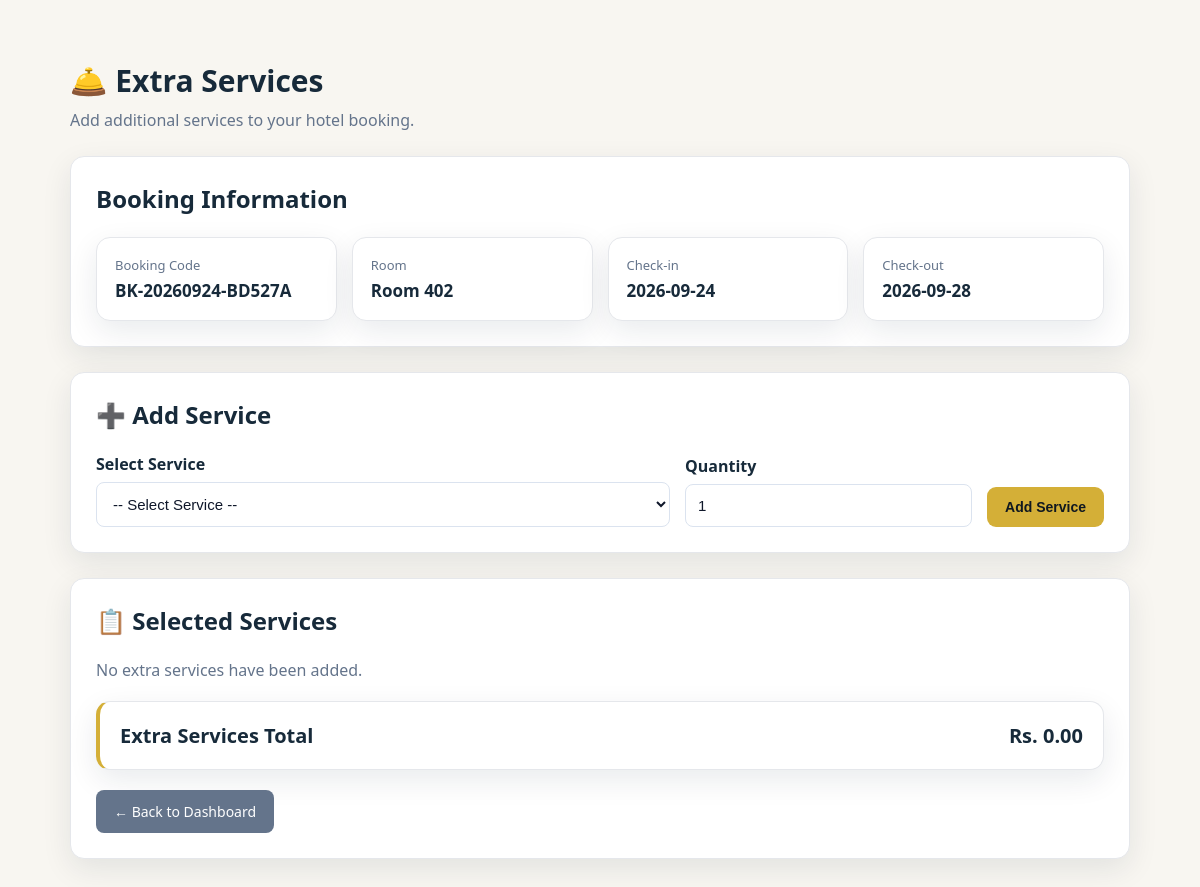
Page /customer/add_services.php?booking_id=1 (signed in) on the committed database.
### tables this page shows
CREATE TABLE `bookings` (
  `id` int(11) NOT NULL,
  `booking_code` varchar(50) NOT NULL,
  `customer_id` int(11) NOT NULL,
  `room_id` int(11) NOT NULL,
  `check_in` date NOT NULL,
  `check_out` date NOT NULL,
  `adults` int(11) DEFAULT 1,
  `children` int(11) DEFAULT 0,
  `number_of_nights` int(11) NOT NULL,
  `room_price` decimal(10,2) NOT NULL,
  `total_amount` decimal(10,2) NOT NULL,
  `booking_status` enum('pending','confirmed','checked_in','checked_out','cancelled') DEFAULT 'pending',
  `payment_status` enum('pending','partial','paid') DEFAULT 'pending',
  `special_request` text DEFAULT NULL,
  `created_at` timestamp NOT NULL DEFAULT current_timestamp()
);

CREATE TABLE `rooms` (
  `id` int(11) NOT NULL,
  `room_number` varchar(20) NOT NULL,
  `room_type_id` int(11) NOT NULL,
  `floor_number` int(11) DEFAULT 1,
  `status` enum('available','occupied','maintenance','cleaning') DEFAULT 'available',
  `description` text DEFAULT NULL,
  `created_at` timestamp NOT NULL DEFAULT current_timestamp()
);

### customer/add_services.php (the view, shortened to what this page needs)
<?php
require_once __DIR__ . '/../config/db.php';
$booking_id = isset($_GET['booking_id'])
    ? (int)$_GET['booking_id']
    : 0;
$stmt = $pdo->prepare("
    SELECT
        b.id,
        b.booking_code,
        b.check_in,
        b.check_out,
        b.total_amount,
        r.room_number
    FROM bookings b
    INNER JOIN rooms r
        ON b.room_id = r.id
    WHERE b.id = ?
      AND b.customer_id = ?
");
$stmt->execute([
    $booking_id,
    $_SESSION['user_id']
]);
$booking = $stmt->fetch(PDO::FETCH_ASSOC);
$stmt = $pdo->prepare("
    SELECT
        so.id,
        so.quantity,
        so.unit_price,
        so.total_price,
        so.status,
        s.service_name
    FROM service_orders so
    INNER JOIN services s
        ON so.service_id = s.id
    WHERE so.booking_id = ?
    ORDER BY so.id DESC
");
$stmt->execute([$booking_id]);
$orders = $stmt->fetchAll(PDO::FETCH_ASSOC);
$service_total = 0;
?>
<!DOCTYPE html>
<html lang="en">
<head>
<link rel="stylesheet" href="../assets/css/velora.css">
</head>
<body>
<div class="container">
    <div class="header">
        <h1>🛎️ Extra Services</h1>
        <p>
            Add additional services to your hotel booking.
        </p>
    </div>
    <div class="card">
        <h2>Booking Information</h2>
        <br>
        <div class="booking-info">
            <div class="info-box">
                <div class="info-label">
                    Booking Code
                </div>
                <div class="info-value">
                    <?= htmlspecialchars(
                        $booking['booking_code']
                    ) ?>
                </div>
            </div>
            <div class="info-box">
                <div class="info-label">
                    Room
                </div>
                <div class="info-value">
                    Room <?= htmlspecialchars(
                        $booking['room_number']
                    ) ?>
                </div>
            </div>
            <div class="info-box">
                <div class="info-label">
                    Check-in
                </div>
                <div class="info-value">
                    <?= htmlspecialchars(
                        $booking['check_in']
                    ) ?>
                </div>
            </div>
            <div class="info-box">
                <div class="info-label">
                    Check-out
                </div>
                <div class="info-value">
                    <?= htmlspecialchars(
                        $booking['check_out']
                    ) ?>
                </div>
            </div>
        </div>
    </div>
    <div class="card">
        <h2>➕ Add Service</h2>
        <br>
        <form method="POST">
            <div class="form-grid">
                <div class="form-group">
                    <label>
                        Select Service
                    </label>
                    <select
                        name="service_id"
                        required
                    >
                        <option value="">
                            -- Select Service --
                        </option>
                    </select>
                </div>
                <div class="form-group">
                    <label>
                        Quantity
                    </label>
                    <input
                        type="number"
                        name="quantity"
                        value="1"
                        min="1"
                        required
                    >
                </div>
                <button
                    type="submit"
                    name="add_service"
                    class="btn btn-primary"
                >
                    Add Service
                </button>
            </div>
        </form>
    </div>
    <div class="card">
        <h2>📋 Selected Services</h2>
        <br>
        <?php if (count($orders) > 0): ?>
            <div style="overflow-x:auto;">
                <table>
                    <thead>
                        <tr>
                            <th>Service</th>
                            <th>Quantity</th>
                            <th>Unit Price</th>
                            <th>Total</th>
                            <th>Status</th>
                            <th>Action</th>
                        </tr>
                    </thead>
                    <tbody>
                    <?php foreach (
                        $orders
                        as $order
                    ): ?>
                        <tr>
                            <td>
                                <strong>
                                    <?= htmlspecialchars(
                                        $order['service_name']
                                    ) ?>
                                </strong>
                            </td>
                            <td>
                                <?= (int)$order['quantity'] ?>
                            </td>
                            <td>
                                Rs.
                                <?= number_format(
                                    (float)$order['unit_price'],
                                    2
                                ) ?>
                            </td>
                            <td class="price">
                                Rs.
                                <?= number_format(
                                    (float)$order['total_price'],
                                    2
                                ) ?>
                            </td>
                            <td>
                                <?= ucfirst(
                                    $order['status']
                                ) ?>
                            </td>
                            <td>
                                <a
                                    href="add_services.php?booking_id=<?= $booking_id ?>&delete=<?= (int)$order['id'] ?>"
                                    class="btn btn-danger"
                                    onclick="return confirm('Remove this service?');"
                                >
                                    Remove
                                </a>
                            </td>
                        </tr>
                    <?php endforeach; ?>
                    </tbody>
                </table>
            </div>
        <?php else: ?>
            <p style="color:#64748b;">
                No extra services have been added.
            </p>
        <?php endif; ?>
        <div class="total-box">
            <span>
                Extra Services Total
            </span>
            <span>
                Rs.
                <?= number_format(
                    $service_total,
                    2
                ) ?>
            </span>
        </div>
        <div class="actions">
            <a
                href="dashboard.php"
                class="btn btn-secondary"
            >
                ← Back to Dashboard
            </a>
        </div>
    </div>
</div>
</body>
</html>

### assets/css/velora.css (style rules this page uses)
:root { --velora-navy:#0f2034;--velora-dark:#091522;--velora-gold:#d4af37;--velora-gold-hover:#f1ce57; --velora-bg:#f8f6f1;--velora-white:#fff;--velora-text:#172a3a;--velora-muted:#64748b;--velora-border:#e5e7eb; --velora-success:#198754;--velora-danger:#dc3545;--velora-warning:#d4af37;--velora-shadow:0 10px 30px rgba(15,32,52,.09) }
* { box-sizing:border-box }
body { font-family:"Segoe UI",Arial,sans-serif!important;background:var(--velora-bg)!important;color:var(--velora-text)!important }
a { transition:.2s ease }
.btn-primary,.primary-btn,.main-btn,.search-button,.login-btn,.register-btn { background:var(--velora-gold)!important;border-color:var(--velora-gold)!important;color:#101820!important;font-weight:700!important;border-radius:9px!important }
.btn-secondary { background:#64748b!important;border-color:#64748b!important }
.card,.dashboard-card,.stat-card,.booking-card,.summary-card,.info-box,.detail-box,.total-box { background:#fff!important;border:1px solid var(--velora-border)!important;border-radius:14px!important;box-shadow:var(--velora-shadow)!important }
.total-box { border-left:4px solid var(--velora-gold)!important }

### customer/add_services.php (style rules this page uses)
* { box-sizing: border-box; margin: 0; padding: 0; }
body { font-family: Arial, sans-serif; background: #f1f5f9; color: #0f172a; }
.container { max-width: 1100px; margin: 40px auto; padding: 20px; }
.header { margin-bottom: 25px; }
.header h1 { font-size: 30px; margin-bottom: 8px; }
.header p { color: #64748b; }
.card { background: #fff; padding: 25px; border-radius: 16px; margin-bottom: 25px; box-shadow: 0 5px 20px rgba(15,23,42,.08); }
.booking-info { display: grid; grid-template-columns: repeat(4, 1fr); gap: 15px; }
.info-box { background: #f8fafc; padding: 18px; border-radius: 10px; }
.info-label { color: #64748b; font-size: 13px; margin-bottom: 5px; }
.info-value { font-size: 17px; font-weight: 600; }
.form-grid { display: grid; grid-template-columns: 2fr 1fr auto; gap: 15px; align-items: end; }
.form-group label { display: block; font-weight: 600; margin-bottom: 7px; }
select, input { width: 100%; padding: 12px; border: 1px solid #dbe3ef; border-radius: 8px; font-size: 15px; color: #0f172a; background: #fff; }
.btn { display: inline-block; border: none; padding: 12px 18px; border-radius: 8px; cursor: pointer; text-decoration: none; font-size: 14px; }
.btn-primary { background: #2563eb; color: #fff; }
.btn-secondary { background: #64748b; color: #fff; }
.total-box { margin-top: 20px; padding: 20px; background: #eff6ff; border: 1px solid #bfdbfe; border-radius: 10px; display: flex; justify-content: space-between; font-size: 20px; font-weight: bold; }
.actions { display: flex; gap: 10px; margin-top: 20px; }

### rows in the picture
bookings: booking_code "BK-20260924-BD527A", room.room_number "402", check_in "2026-09-24", check_out "2026-09-28"

### other values in the picture
$service_total "0.00"
